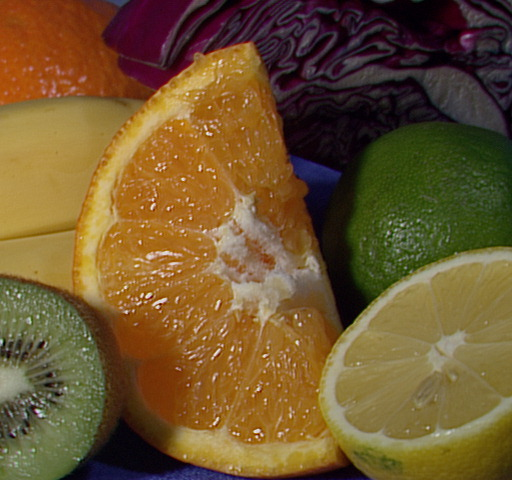
#> input picture img/fruits.jpg, 512 x 480 px, found by its file name
$ python Forward_Backward_warping.py
#> lines starting #> are read from the running program, lines starting #| are printed output that depends on the picture
import numpy as np
import cv2
import matplotlib.pyplot as plt

# Read the input image
input_image = cv2.imread(r'C:\Users\Raja\PycharmProjects\Computer_Vision\img\fruits.jpg')
#> input_image is the input picture: shape (480, 512, 3); mean B, G, R 46.2, 85.6, 110.8
height, width, channels = input_image.shape
#> height = 480; width = 512; channels = 3

# Translation parameters
tx = 50  # translation along x-axis
ty = 30  # translation along y-axis

# Initialize output images for forward and backward warping
output_forward = np.zeros_like(input_image)
output_backward = np.zeros_like(input_image)

# Forward Warping
for y_out in range(height):
    for x_out in range(width):
        x_in = x_out - tx
        y_in = y_out - ty
        if 0 <= x_in < width and 0 <= y_in < height:
            output_forward[y_out, x_out] = input_image[y_in, x_in]
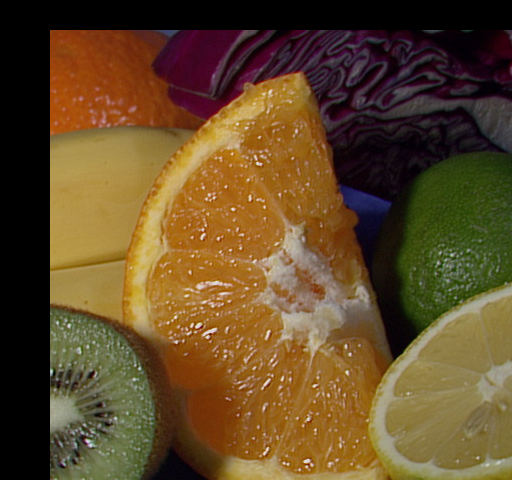
#> output_forward: shape (480, 512, 3); mean B, G, R 39.3, 73.4, 97.5

# Backward Warping
for y_in in range(height):
    for x_in in range(width):
        x_out = x_in + tx
        y_out = y_in + ty
        if 0 <= x_out < width and 0 <= y_out < height:
            output_backward[y_in, x_in] = input_image[y_out, x_out]
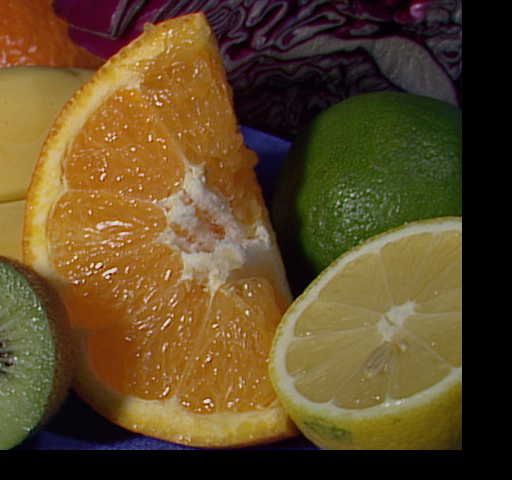
#> output_backward: shape (480, 512, 3); mean B, G, R 38.6, 73.6, 94.3

# Display the images
plt.figure(figsize=(10, 5))
plt.subplot(131), plt.imshow(cv2.cvtColor(input_image, cv2.COLOR_BGR2RGB)), plt.title("Input Image")
plt.subplot(132), plt.imshow(cv2.cvtColor(output_forward, cv2.COLOR_BGR2RGB)), plt.title("Forward Warping")
plt.subplot(133), plt.imshow(cv2.cvtColor(output_backward, cv2.COLOR_BGR2RGB)), plt.title("Backward Warping")
plt.tight_layout()
plt.show()
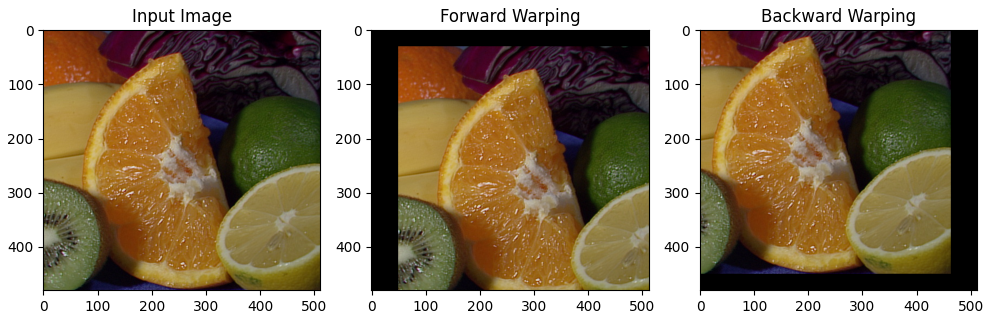
#> figure drawn by matplotlib, 3 panels
